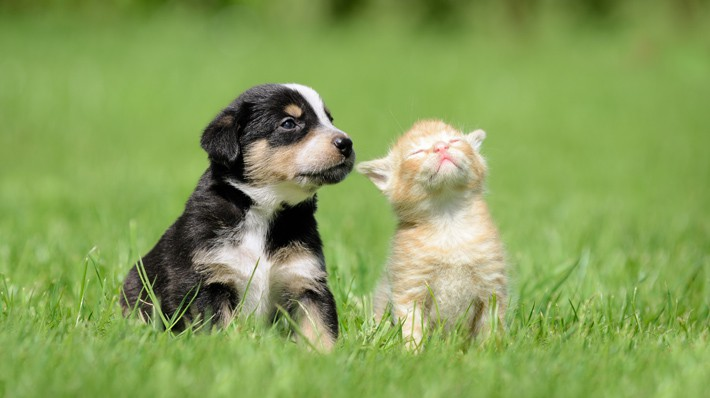
#> input picture playground/test.jpg, 710 x 398 px
$ jupyter execute --allow-errors sandbox_ssd.ipynb
#> lines starting #> are read from the running program, lines starting #| are printed output that depends on the picture; after the words box and inside, x2 and y2 are one past the last pixel; in counts of white or black regions, pixels touching at a corner belong together
[cell 1]
import numpy as np
import cv2
import matplotlib.pyplot as plt
from PIL import Image

[cell 2]
image_path = 'test.jpg'
image = Image.open(image_path)
#> image is the input picture: PIL image 710x398 RGB; mean R, G, B 134.1, 159.5, 87.8

[cell 3]
print(image.format, image.size, image.mode)
#| JPEG (710, 398) RGB

[cell 4]
im = cv2.imread(image_path)
im = cv2.cvtColor(im, cv2.COLOR_BGR2RGB)
box_gt = np.array([[280, 140, 120, 120],
        [430, 160, 90, 90] ])
# box_gt = [cx, cy, w, h]
color = (255, 255, 255)
#> (the rest of this cell did not finish here and is left out)

[cell 5]
# compute feature map positions
div_width = 7
div_height = 4

im_w = im.shape[1]
#> im_w = 710
im_h = im.shape[0]
#> im_h = 398

feat_w = int(im_w / div_width)
#> feat_w = 101
feat_h = int(im_h / div_height)
#> feat_h = 99

feat_c_x = np.array([int(feat_w / 2) + 1 + n * feat_w for n in range(div_width)])
#> feat_c_x = [51, 152, 253, 354, 455, 556, 657]
feat_c_y = np.array([int(feat_h / 2)+ 1 + n * feat_h for n in range(div_height)])
#> feat_c_y = [50, 149, 248, 347]

sq_w = min(feat_w, feat_h)
feat_map = []
for j in range(div_height):
    for i in range(div_width):
        feat_map.append(np.array([feat_c_x[i], feat_c_y[j], sq_w, sq_w]))

[cell 6]
def cvtToPos(feat_map): # feat_map = [cx, cy, w, h]
    left_upper_x = feat_map[0] - int(feat_map[2]/2)
    left_upper_y = feat_map[1] - int(feat_map[3]/2)
    right_lower_x = feat_map[0] + int(feat_map[2]/2)
    right_lower_y = feat_map[1] + int(feat_map[3]/2)
    return np.array([left_upper_x, left_upper_y, right_lower_x, right_lower_y])

def cvtEdge2Center(rect): # rect = [left_upper_x, left_upper_y, w, h]
    cx = rect[0] + int(rect[2]/2)
    cy = rect[1] + int(rect[3]/2)
    return np.array([cx, cy, rect[2], rect[3]])

[cell 7]
im = cv2.imread(image_path)
im = cv2.cvtColor(im, cv2.COLOR_BGR2RGB)
box_gt = np.array([[280, 140, 120, 120],
        [430, 160, 90, 90] ])

color1 = (255, 255, 255)
rect = cvtToPos(feat_map[0])
color = color1
cv2.rectangle(im, tuple(rect[0:2]), tuple(rect[2:4]), color, thickness=2)

color2 = (255, 0, 255)
rect = cvtToPos(feat_map[27])
color = color2
cv2.rectangle(im, tuple(rect[0:2]), tuple(rect[2:4]), color, thickness=2)

color3 = (0, 255, 255)
rect = cvtToPos(feat_map[10])
color = color3
cv2.rectangle(im, tuple(rect[0:2]), tuple(rect[2:4]), color, thickness=2)

color3 = (0, 0, 255)
rect = cvtToPos(box_gt[0])
color = color3
cv2.rectangle(im, tuple(rect[0:2]), tuple(rect[2:4]), color, thickness=2)

color3 = (0, 0, 255)
rect = cvtToPos(box_gt[1])
color = color3
cv2.rectangle(im, tuple(rect[0:2]), tuple(rect[2:4]), color, thickness=2)

plt.imshow(im)

[cell 8]
m = 10
smin = 0.2
smax = 0.9
arr = np.array([i for i in range(m)])
sk = smin + (smax - smin) / (m - 1) * arr

[cell 9]
# for feat_map[10]
feat = feat_map[9]
aspect = [1, 2, 3, 1/2, 1/3]
s = 1
sq_w = feat[2]
def_box = []
for ar in aspect:
    w = int(sq_w * s * ar **0.5)
    h = int(sq_w * s * (1/ar) ** 0.5)
    def_box.append(np.array([feat[0],
                             feat[1],
                            w,
                            h]))
# def_box = [cx, cy, w, h]

[cell 10]
im = cv2.imread(image_path)
im = cv2.cvtColor(im, cv2.COLOR_BGR2RGB)

color = (255, 255, 255)
rect = cvtToPos(box_gt[0])
cv2.rectangle(im, tuple(rect[0:2]), tuple(rect[2:4]), color, thickness=2)
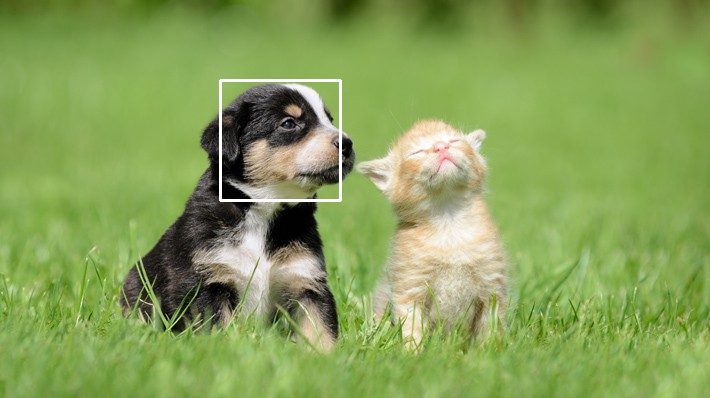
#> im: shape (398, 710, 3); mean R, G, B 134.8, 160.2, 88.7

color = (0, 0, 255)
for b in def_box:
    rect = cvtToPos(b)
    cv2.rectangle(im, tuple(rect[0:2]), tuple(rect[2:4]), color, thickness=2)
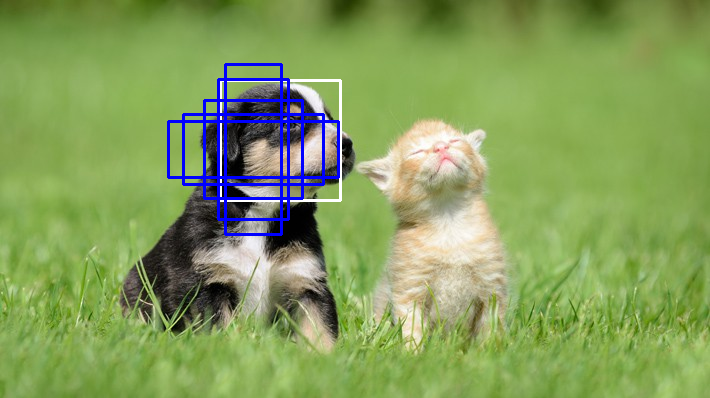
#> im: shape (398, 710, 3); 2.13% of pixels changed, all inside (x1, y1, x2, y2) = (167, 63, 340, 236)

plt.imshow(im)

[cell 11]
pred_box = np.array([[250, 130, 110, 100],
        [290, 160, 100, 130] ,
                    [450, 160, 100, 100] ])

[cell 12]
im = cv2.imread(image_path)
im = cv2.cvtColor(im, cv2.COLOR_BGR2RGB)

color = (255, 255, 255)
rect = cvtToPos(box_gt[0])
cv2.rectangle(im, tuple(rect[0:2]), tuple(rect[2:4]), color, thickness=2)

color = (0, 0, 255)
for b in pred_box:
    rect = cvtToPos(b)
    cv2.rectangle(im, tuple(rect[0:2]), tuple(rect[2:4]), color, thickness=2)
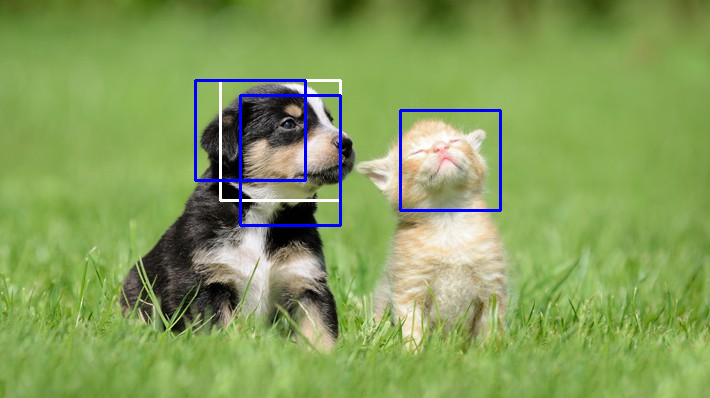
#> im: shape (398, 710, 3); 1.35% of pixels changed, all inside (x1, y1, x2, y2) = (194, 79, 502, 227)

plt.imshow(im)

[cell 13]
x = np.array([1, 1, 0])

[cell 14]
def normalize(g, d):
    cx = (g[0] - d[0]) / d[2]
    cy = (g[1] - d[1]) / d[3]
    w = np.log(g[2]/d[2])
    h = np.log(g[3]/d[3])
    return np.array([cx, cy, w,h])

[cell 15]
def smoothL1(l, g):
    diff = np.linalg.norm((l - g), ord=2)
    if diff > 1:
        return diff -  0.5
    else:
        return 0.5 * diff ** 2

[cell 16]
norm_gt_box = []
norm_pred_box = []
for d in def_box:
    norm_gt_box.append(normalize(box_gt[0], d))
    norm_pred_box.append(normalize(pred_box[0], d))

[cell 17]
loss = 0
for j in range(len(def_box)):
    loss += i * smoothL1(norm_gt_box[j], norm_pred_box[j])

[cell 18]
loss
